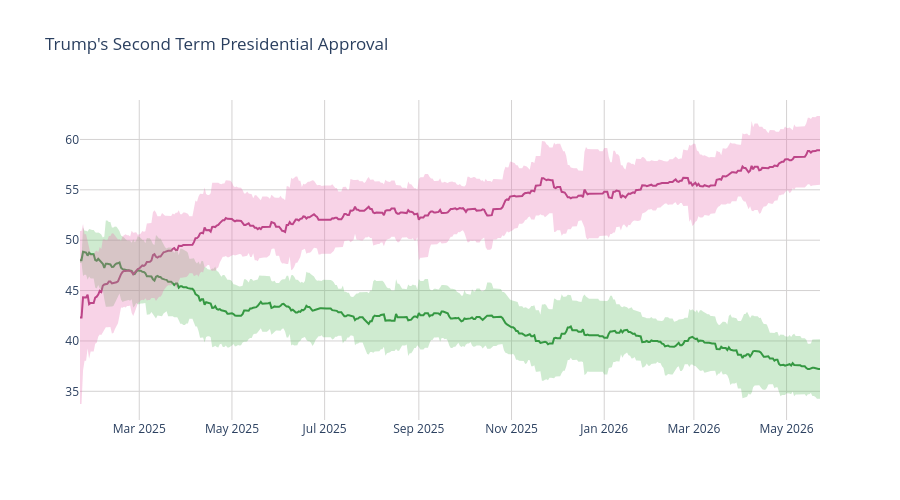

Write notebook code for a chart like this one.
### Code cell
disappr_ci_hex = "#e86eaf"
appr_ci_hex = "#60be65"
disappr_ci_rgba = "rgba(232, 110, 175, 0.3)"
appr_ci_rgba = "rgba(96, 190, 101, 0.3)"
grid_col = "#d4d2d2"


# Approve
fig = go.Figure(go.Scatter(
    x=pres['end_date'],
    y=pres['approve'],
    hovertemplate="%{y:.2f}%",
    name="<b>Approve</b>",
    line=dict(color="#228833"),
    showlegend=False
))

# Disapprove
fig.add_trace(go.Scatter(
    x=pres['end_date'],
    y=pres['disapprove'],
    hovertemplate="%{y:.2f}%",
    name="<b>Disapprove</b>",
    line=dict(color="#aa3377"),
    showlegend=False
    )
)

# Approve CI
fig.add_traces([

    # Upper bound
    go.Scatter(
        x=pres['end_date'],
        y=pres['approve_upper_ci'],
        marker=dict(color=appr_ci_hex),
        line=dict(width=0),
        mode='lines',
        showlegend=False,
        hoverinfo="skip"
    ),

    # Lower bound
    go.Scatter(
        x=pres['end_date'],
        y=pres['approve_lower_ci'],
        marker=dict(color=appr_ci_hex),
        line=dict(width=0),
        mode='lines',
        fillcolor=appr_ci_rgba,
        fill="tonexty",
        showlegend=False,
        hoverinfo="skip"
    )
])

# Disapprove CI
fig.add_traces([

    # Upper bound
    go.Scatter(
        x=pres['end_date'],
        y=pres['disapprove_upper_ci'],
        marker=dict(color=disappr_ci_hex),
        line=dict(width=0),
        mode='lines',
        showlegend=False,
        hoverinfo="skip"
    ),

    # Lower bound
    go.Scatter(
        x=pres['end_date'],
        y=pres['disapprove_lower_ci'],
        marker=dict(color=disappr_ci_hex),
        line=dict(width=0),
        mode='lines',
        fillcolor=disappr_ci_rgba,
        fill="tonexty",
        showlegend=False,
        hoverinfo="skip"
    )
])

fig.update_layout(
    title=dict(text="Trump's Second Term Presidential Approval"),
    hovermode="x"
)

fig.update_xaxes(gridcolor=grid_col)
fig.update_yaxes(gridcolor=grid_col)

fig.update_layout(hovermode="x", hoverlabel_align="right", plot_bgcolor="rgba(0, 0, 0, 0)", height=500)
fig.show()

### Figure 1 — Plotly figure (JSON) as saved in the notebook; plotly's stock layout.template omitted (floating-point values rounded to 4 significant figures; data arrays with more than 128 entries replaced by an {"elided": "..."} marker saying what was removed)
{"data": [{"hovertemplate": "%{y:.2f}%", "line": {"color": "#228833"}, "name": "<b>Approve</b>", "showlegend": false, "type": "scatter", "x": {"elided": "488 str values"}, "y": {"elided": "488 float values"}}, {"hovertemplate": "%{y:.2f}%", "line": {"color": "#aa3377"}, "name": "<b>Disapprove</b>", "showlegend": false, "type": "scatter", "x": {"elided": "488 str values"}, "y": {"elided": "488 float values"}}, {"hoverinfo": "skip", "line": {"width": 0}, "marker": {"color": "#60be65"}, "mode": "lines", "showlegend": false, "type": "scatter", "x": {"elided": "488 str values"}, "y": {"elided": "488 float values"}}, {"fill": "tonexty", "fillcolor": "rgba(96, 190, 101, 0.3)", "hoverinfo": "skip", "line": {"width": 0}, "marker": {"color": "#60be65"}, "mode": "lines", "showlegend": false, "type": "scatter", "x": {"elided": "488 str values"}, "y": {"elided": "488 float values"}}, {"hoverinfo": "skip", "line": {"width": 0}, "marker": {"color": "#e86eaf"}, "mode": "lines", "showlegend": false, "type": "scatter", "x": {"elided": "488 str values"}, "y": {"elided": "488 float values"}}, {"fill": "tonexty", "fillcolor": "rgba(232, 110, 175, 0.3)", "hoverinfo": "skip", "line": {"width": 0}, "marker": {"color": "#e86eaf"}, "mode": "lines", "showlegend": false, "type": "scatter", "x": {"elided": "488 str values"}, "y": {"elided": "488 float values"}}], "layout": {"height": 500, "hoverlabel": {"align": "right"}, "hovermode": "x", "plot_bgcolor": "rgba(0, 0, 0, 0)", "title": {"text": "Trump's Second Term Presidential Approval"}, "xaxis": {"gridcolor": "#d4d2d2"}, "yaxis": {"gridcolor": "#d4d2d2"}}}
